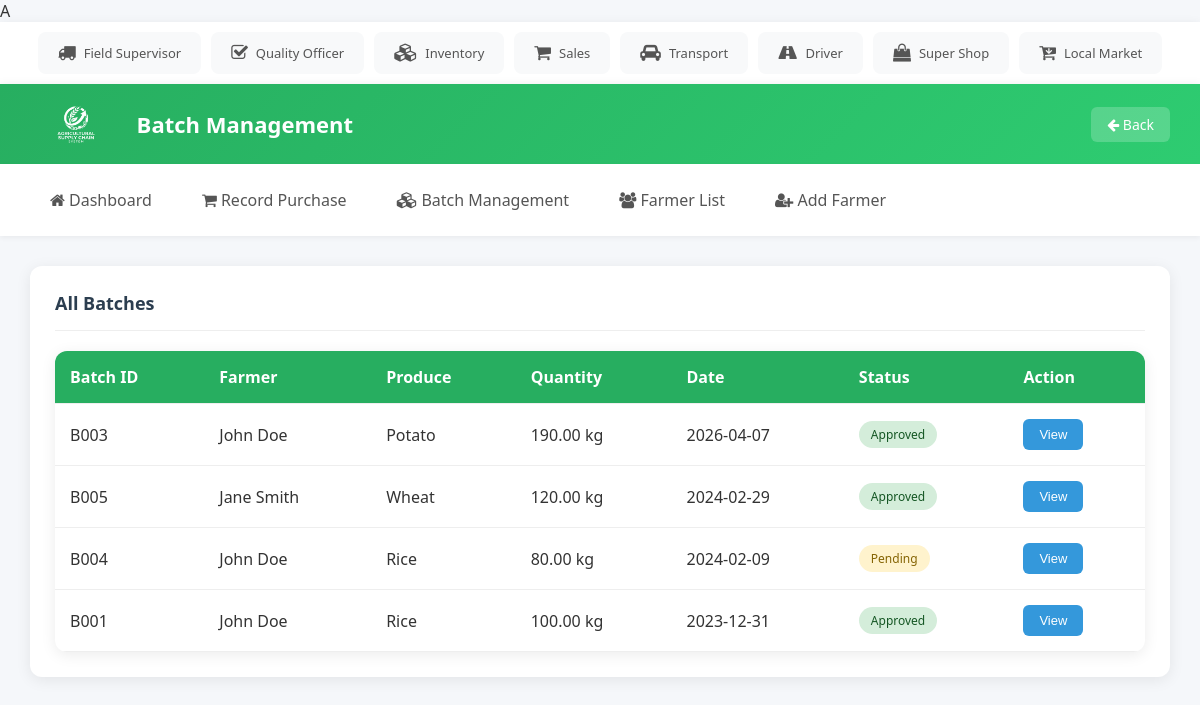
Page /field_supervisor/batch_management.php on the committed database.
### tables this page shows
CREATE TABLE `Batches` (
  `batch_id` int(11) NOT NULL,
  `batch_number` varchar(50) NOT NULL,
  `product_id` int(11) DEFAULT NULL,
  `farmer_id` int(11) DEFAULT NULL,
  `supervisor_id` int(11) DEFAULT NULL,
  `quantity` decimal(10,2) DEFAULT NULL,
  `unit` varchar(20) DEFAULT NULL,
  `purchase_date` timestamp NOT NULL DEFAULT current_timestamp()
);

CREATE TABLE `Farmers` (
  `farmer_id` int(11) NOT NULL,
  `name` varchar(100) NOT NULL,
  `location` varchar(255) DEFAULT NULL,
  `contact_info` varchar(50) DEFAULT NULL
);

CREATE TABLE `Products` (
  `product_id` int(11) NOT NULL,
  `product_name` varchar(100) NOT NULL,
  `category` varchar(50) DEFAULT NULL
);

CREATE TABLE `Quality_Checks` (
  `check_id` int(11) NOT NULL,
  `batch_id` int(11) DEFAULT NULL,
  `officer_id` int(11) DEFAULT NULL,
  `quality_tag` varchar(50) DEFAULT NULL,
  `moisture_content` decimal(5,2) DEFAULT NULL,
  `purity` decimal(5,2) DEFAULT NULL,
  `grade` varchar(5) DEFAULT NULL,
  `comments` text DEFAULT NULL,
  `check_date` timestamp NOT NULL DEFAULT current_timestamp()
);

### field_supervisor/batch_management.php (the view, shortened to what this page needs)
<?php
include "../db.php";
$sql = "SELECT b.batch_id, b.batch_number, f.name AS farmer_name, p.product_name, b.quantity, b.unit, DATE_FORMAT(b.purchase_date, '%Y-%m-%d') AS purchase_date, q.quality_tag FROM Batches b JOIN Farmers f ON b.farmer_id = f.farmer_id JOIN Products p ON b.product_id = p.product_id LEFT JOIN Quality_Checks q ON b.batch_id = q.batch_id ORDER BY b.purchase_date DESC";
$result = $conn->query($sql);
?>
<!DOCTYPE html>
<html lang="en">
  <head>
    <link rel="stylesheet" href="../style.css" />
    <link rel="stylesheet" href="https://cdnjs.cloudflare.com/ajax/libs/font-awesome/4.7.0/css/font-awesome.min.css" />
  </head>
  <body>
    <main>
      <div class="card">
        <div class="card-header">
          <span class="card-title">All Batches</span>
        </div>
        <table>
          <tr>
            <th>Batch ID</th>
            <th>Farmer</th>
            <th>Produce</th>
            <th>Quantity</th>
            <th>Date</th>
            <th>Status</th>
            <th>Action</th>
          </tr>
          <?php if ($result->num_rows > 0) {
            while ($row = $result->fetch_assoc()) {
              $status = $row['quality_tag'] ? 'Approved' : 'Pending';
              $status_class = $status == 'Approved' ? 'completed' : 'pending';
          ?>
          <tr>
            <td><?php echo $row['batch_number']; ?></td>
            <td><?php echo htmlspecialchars($row['farmer_name']); ?></td>
            <td><?php echo htmlspecialchars($row['product_name']); ?></td>
            <td><?php echo $row['quantity'] . ' ' . htmlspecialchars($row['unit']); ?></td>
            <td><?php echo $row['purchase_date']; ?></td>
            <td><span class="status <?php echo $status_class; ?>"><?php echo $status; ?></span></td>
            <td>
              <button class="btn btn-info" onclick="viewBatch('<?php echo $row['batch_number']; ?>', '<?php echo htmlspecialchars(addslashes($row['farmer_name'])); ?>', '<?php echo htmlspecialchars(addslashes($row['product_name'])); ?>', '<?php echo $row['quantity'] . ' ' . htmlspecialchars($row['unit']); ?>', '<?php echo $row['purchase_date']; ?>', '<?php echo $status; ?>')">View</button>
            </td>
          </tr>
          <?php }
          } else {
            echo '<tr><td colspan="7">No batches found.</td></tr>';
          } ?>
        </table>
      </div>
    </main>
  </body>
</html>

### style.css (style rules this page uses)
* { box-sizing: border-box; }
body { margin: 0; font-family: 'Segoe UI', Tahoma, Geneva, Verdana, sans-serif; background: #f5f7fa; color: #333; }
.topbar { background: white; padding: 10px 20px; display: flex; justify-content: center; box-shadow: 0 2px 10px rgba(0,0,0,0.08); overflow-x: auto; }
.topbar-users { display: flex; gap: 10px; flex-wrap: nowrap; }
.topbar-user { display: flex; align-items: center; gap: 8px; padding: 10px 18px; background: #f8f9fa; border-radius: 8px; text-decoration: none; color: #555; font-size: 13px; font-weight: 500; white-space: nowrap; transition: all 0.3s; border: 2px solid transparent; }
.topbar-user i { font-size: 18px; }
header { background: linear-gradient(135deg, #27ae60, #2ecc71); color: white; padding: 15px 30px; display: flex; align-items: center; justify-content: space-between; box-shadow: 0 2px 10px rgba(0,0,0,0.1); }
header .header-left { display: flex; align-items: center; gap: 15px; }
header .logo { height: 50px; border-radius: 8px; }
header .title { font-size: 22px; font-weight: 600; }
header .back-btn { background: rgba(255,255,255,0.2); color: white; padding: 8px 16px; border-radius: 6px; text-decoration: none; font-size: 14px; transition: background 0.3s; }
nav { background: white; display: flex; gap: 10px; padding: 15px 30px; box-shadow: 0 2px 5px rgba(0,0,0,0.05); }
nav a { color: #555; padding: 10px 20px; text-decoration: none; font-weight: 500; border-radius: 6px; transition: all 0.3s ease; }
main { padding: 30px; }
.card { background: white; border-radius: 12px; padding: 25px; box-shadow: 0 3px 15px rgba(0,0,0,0.08); margin-bottom: 20px; }
.card-header { display: flex; justify-content: space-between; align-items: center; margin-bottom: 20px; padding-bottom: 15px; border-bottom: 1px solid #eee; }
.card-title { font-size: 18px; font-weight: 600; color: #2c3e50; }
table { width: 100%; border-collapse: collapse; background: white; border-radius: 12px; overflow: hidden; box-shadow: 0 3px 15px rgba(0,0,0,0.08); }
th, td { padding: 15px; text-align: left; border-bottom: 1px solid #eee; }
th { background: #27ae60; color: white; font-weight: 600; }
.status { padding: 5px 12px; border-radius: 20px; font-size: 12px; font-weight: 500; }
.status.pending { background: #fff3cd; color: #856404; }
.status.completed { background: #d4edda; color: #155724; }
.btn { padding: 8px 16px; border: none; border-radius: 6px; font-size: 13px; font-weight: 500; cursor: pointer; transition: all 0.3s; text-decoration: none; display: inline-block; }
.btn-info { background: #3498db; color: white; }

### rows in the picture
batches: batch_number "B003", farmer.name "John Doe", product.product_name "Potato", quantity "190.00", unit "kg", purchase_date "2026-04-07", quality_checks.quality_tag "Approved"
batches: batch_number "B005", farmer.name "Jane Smith", product.product_name "Wheat", quantity "120.00", unit "kg", purchase_date "2024-02-29", quality_checks.quality_tag "Approved"
batches: batch_number "B004", farmer.name "John Doe", product.product_name "Rice", quantity "80.00", unit "kg", purchase_date "2024-02-09", status "Pending"
batches: batch_number "B001", farmer.name "John Doe", product.product_name "Rice", quantity "100.00", unit "kg", purchase_date "2023-12-31", quality_checks.quality_tag "Approved"
